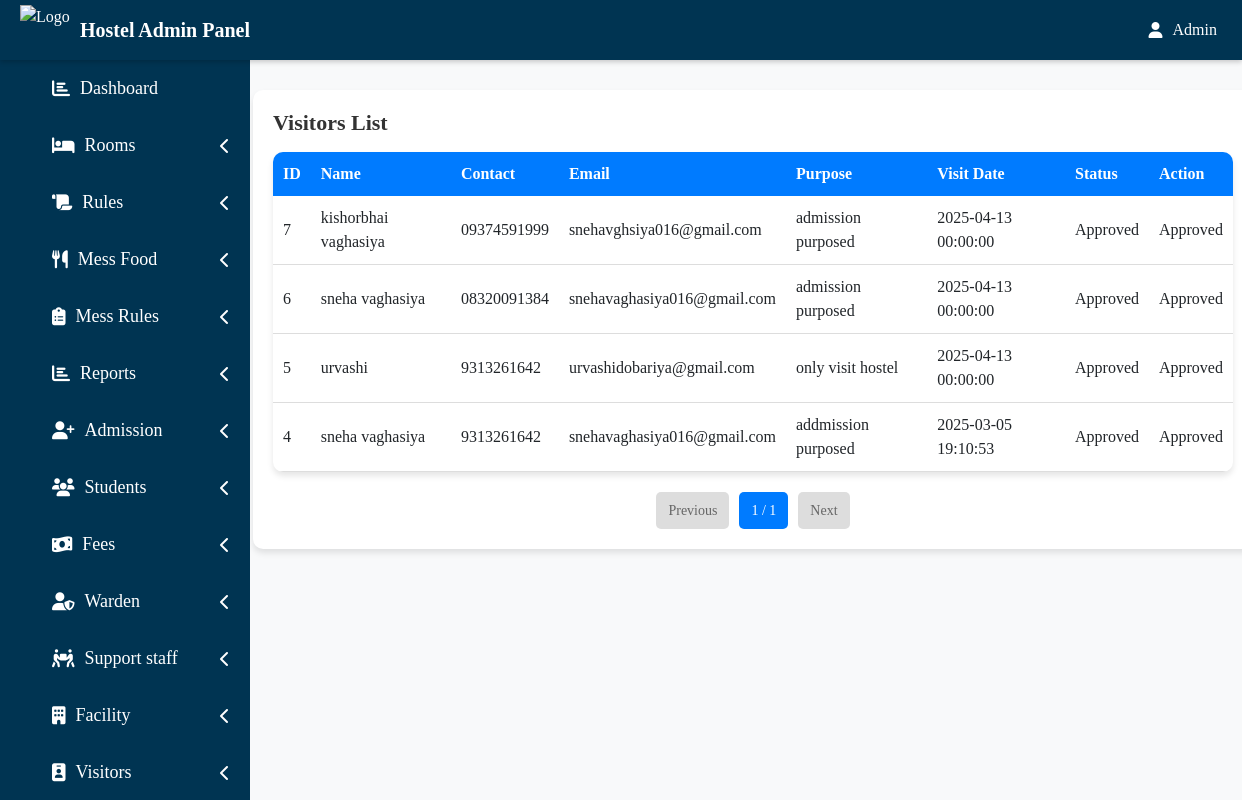
Page /hadmin/admin_view_visitors.php on the committed database.
### tables this page shows
CREATE TABLE `visitors` (
  `id` int(11) NOT NULL,
  `name` varchar(100) NOT NULL,
  `contact` varchar(20) NOT NULL,
  `email` varchar(100) NOT NULL,
  `purpose` text NOT NULL,
  `visit_date` datetime NOT NULL DEFAULT current_timestamp(),
  `status` enum('Pending','Approved','Rejected') NOT NULL DEFAULT 'Pending'
);

### hadmin/admin_view_visitors.php (the view, shortened to what this page needs)
<?php
$limit = 5;
$page = isset($_GET['page']) ? (int)$_GET['page'] : 1;
$page = max(1, $page);
$start = ($page - 1) * $limit;
$totalVisitors = mysqli_fetch_assoc(mysqli_query($conn, "SELECT COUNT(id) as total FROM visitors"))['total'];
$totalPages = ceil($totalVisitors / $limit);
$result = mysqli_query($conn, "SELECT * FROM visitors ORDER BY id DESC LIMIT $start, $limit");
?>
<!DOCTYPE html>
<html>
<head>
    <link href="https://cdn.jsdelivr.net/npm/bootstrap@5.3.0/dist/css/bootstrap.min.css" rel="stylesheet">
</head>
<body>
<?php include 'include/side.php'; ?>
<div class="container mt-4">
    <div class="container1">
        <fieldset>
            <legend><h1>Visitors List</h1></legend>
            <table>
                <tr>
                    <th>ID</th>
                    <th>Name</th>
                    <th>Contact</th>
                    <th>Email</th>
                    <th>Purpose</th>
                    <th>Visit Date</th>
                    <th>Status</th>
                    <th>Action</th>
                </tr>
                <?php while ($row = mysqli_fetch_assoc($result)): ?>
                    <tr>
                        <td><?= $row['id'] ?></td>
                        <td><?= $row['name'] ?></td>
                        <td><?= $row['contact'] ?></td>
                        <td><?= $row['email'] ?></td>
                        <td><?= $row['purpose'] ?></td>
                        <td><?= $row['visit_date'] ?? '-' ?></td>
                        <td><?= $row['status'] ?></td>
                        <td>
                            <?php if ($row['status'] != 'Approved'): ?>
                                <a href="?approve=<?= $row['id'] ?>" class="btn btn-sm btn-success">Approve</a>
                            <?php else: ?>
                                Approved
                            <?php endif; ?>
                        </td>
                    </tr>
                <?php endwhile; ?>
            </table>
            <div class="pagination">
                <?php if ($page > 1): ?>
                    <a href="?page=<?= $page - 1 ?>">Previous</a>
                <?php else: ?>
                    <span class="disabled">Previous</span>
                <?php endif; ?>
                <span><?= $page ?> / <?= $totalPages ?></span>
                <?php if ($page < $totalPages): ?>
                    <a href="?page=<?= $page + 1 ?>">Next</a>
                <?php else: ?>
                    <span class="disabled">Next</span>
                <?php endif; ?>
            </div>
        </fieldset>
    </div>
</div>
</body>
</html>

### hadmin/admin_view_visitors.php (style rules this page uses)
body { font-family: 'Poppins', sans-serif; background-color: #f8f9fa; }
.container1 { background: #fff; padding: 20px; border-radius: 10px; box-shadow: 0 4px 6px rgba(0, 0, 0, 0.1); margin: 90px auto 30px auto; width: 1000px; margin-left: 190px; }
h1 { font-size: 22px; font-weight: 600; color: #333; }
table { width: 100%; background: #fff; border-radius: 10px; overflow: hidden; box-shadow: 0 4px 6px rgba(0, 0, 0, 0.1); }
th { background: #007bff; color: white; text-align: left; padding: 10px; }
td { padding: 10px; border-bottom: 1px solid #ddd; }
.pagination { margin-top: 20px; display: flex; justify-content: center; gap: 10px; }
.pagination a, .pagination span { padding: 8px 12px; border-radius: 5px; text-decoration: none; font-size: 14px; background: #007bff; color: white; }
.pagination .disabled { background: #ddd; color: #666; pointer-events: none; }

### hadmin/include/side.php (style rules this page uses)
* { margin: 0; padding: 0; font-family: times new roman; }

### rows in the picture
visitors: id "7", name "kishorbhai vaghasiya", contact "09374591999", email "snehavghsiya016@gmail.com", purpose "admission purposed", visit_date "2025-04-13 00:00:00", status "Approved"
visitors: id "6", name "sneha vaghasiya", contact "08320091384", email "snehavaghasiya016@gmail.com", purpose "admission purposed", visit_date "2025-04-13 00:00:00", status "Approved"
visitors: id "5", name "urvashi", contact "9313261642", email "urvashidobariya@gmail.com", purpose "only visit hostel", visit_date "2025-04-13 00:00:00", status "Approved"
visitors: id "4", name "sneha vaghasiya", contact "9313261642", email "snehavaghasiya016@gmail.com", purpose "addmission purposed", visit_date "2025-03-05 19:10:53", status "Approved"

### other values in the picture
$page "1"
$totalPages "1"
